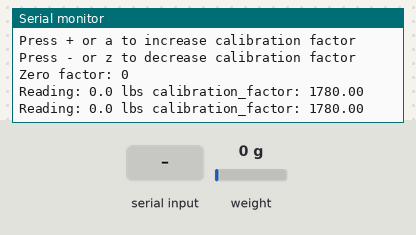
The sketch below on a simulated Arduino Uno, built with avr-gcc and run on an emulated ATmega328P. On the bench: the last lines printed to the serial monitor. Inputs (shaded band) come from the test bench; at power-on: weight on the scale 0 g.

Above: at 3.3 s.
3.4 s: weight on the scale set to 100 g
At 4.8 s:
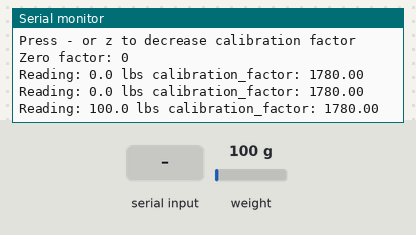
4.9 s: "+" received over Serial
6.4 s: "a" received over Serial
At 7.8 s:
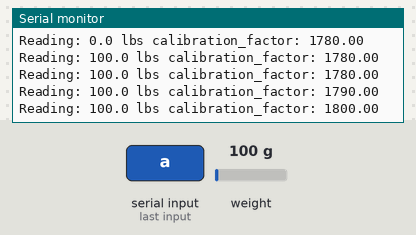
7.9 s: weight on the scale set to 1250 g
At 9.6 s:
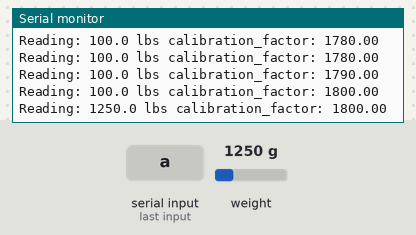
Timing chart, 0 to 10.4 s (numbered marks = the images above; inputs shaded):
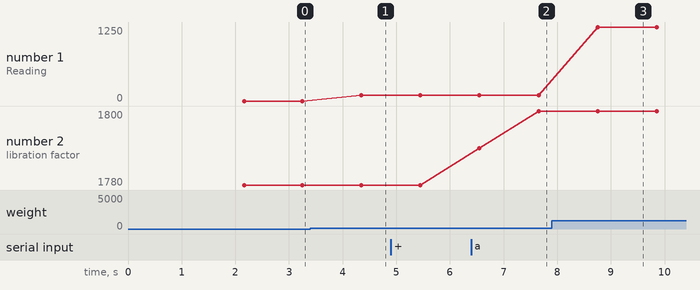

Measured:
- after the input at 3.4 s, the serial monitor: prints a new line after 0.95 s (image 1)
- after the input at 6.4 s, the serial monitor: prints a new line after 1.3 s (image 2)
- after the input at 7.9 s, the serial monitor: prints a new line after 0.85 s (image 3)
- plotted number 1: 0 → 100 after the input at 3.4 s, 100 → 1250 after the input at 7.9 s
- plotted number 2: 1780 → 1800 after the input at 6.4 s

The sketch:

Calibration_LoadCell.ino
```cpp
// (licence header left out)
#include "HX711.h" //This library can be obtained here http://librarymanager/All#Avia_HX711
#define LOADCELL_DOUT_PIN  8 //DT PRP 10 FOR LC
#define LOADCELL_SCK_PIN  9
//SCK YEL 11 FOR LC
// VCC - RED
// GND - BLK

HX711 scale;

float calibration_factor = 1780; //1780 worked for my button load cell - Does 3000 work?; -301309 worked for my load cell bar (1) --40000 worked for my load cell bar (2) ; Will need to recalibrate for final setup.
//1.14 lbs

void setup() {
  Serial.begin(9600);
  Serial.println("P21097 calibration for load cell");
  Serial.println("Remove all weight from scale");
  Serial.println("After readings begin, place known weight on scale");
  Serial.println("Press + or a to increase calibration factor");
  Serial.println("Press - or z to decrease calibration factor");

  scale.begin(LOADCELL_DOUT_PIN, LOADCELL_SCK_PIN);
  scale.set_scale(); //-50538 zero facture from last read
  scale.tare();  //Reset the scale to 0 ;


  long zero_factor = scale.read_average(); //Get a baseline reading
  Serial.print("Zero factor: "); //This can be used to remove the need to tare the scale. Useful in permanent scale projects.
  Serial.println(zero_factor);
}

void loop() {

  scale.set_scale(calibration_factor); //Adjust to this calibration factor

  Serial.print("Reading: ");
  Serial.print(scale.get_units(), 1);
  Serial.print(" lbs"); //Change this to kg and re-adjust the calibration factor if you follow SI units like a sane person
  Serial.print(" calibration_factor: ");
  Serial.print(calibration_factor);
  Serial.println();

  if(Serial.available())
  {
    char temp = Serial.read();
    if(temp == '+' || temp == 'a')
      calibration_factor += 10;
    else if(temp == '-' || temp == 'z')
      calibration_factor -= 10;
  }
delay(1000);
}
```
